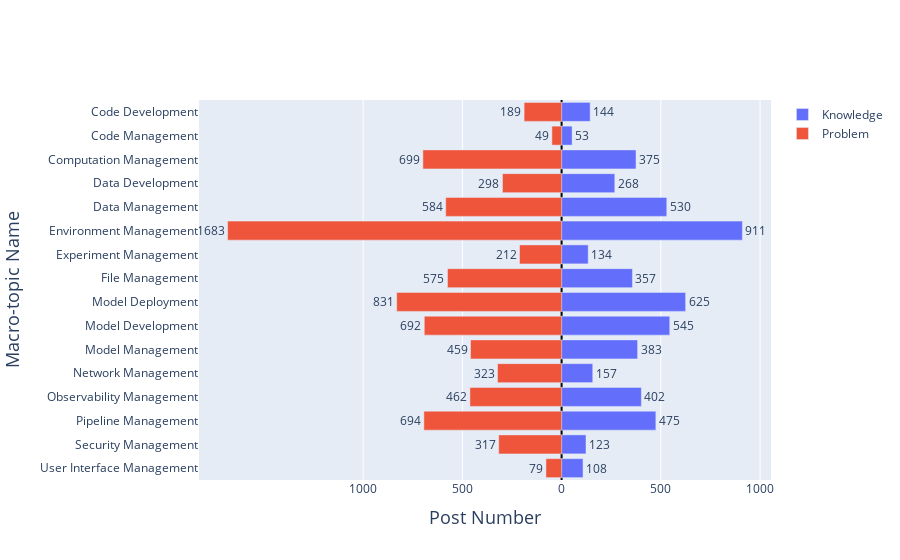

Write notebook code for a chart like this one.
### Code cell
import pandas as pd
import plotly.graph_objects as go
import os

df = pd.read_json(os.path.join(path_rq12, 'macro-topics.json'))

categories = []
frequency_p = []
frequency_k = []

for index, group in df.groupby('Challenge_topic_macro'):
    categories.append(macro_topic_indexing[index])
    frequency_p.append(-len(group[group['Challenge_type'] == 'problem']))  # Note the negative value
    frequency_k.append(len(group[group['Challenge_type'] == 'knowledge']))

fig = go.Figure(data=[
    go.Bar(name='Knowledge', y=categories, x=frequency_k, text=frequency_k, textposition='outside', orientation='h'),
    go.Bar(name='Problem', y=categories, x=frequency_p, text=[-val for val in frequency_p], textposition='outside', orientation='h'),  # Negative values for display
])

tick_values = list(range(-1000, 1800, 500))  # Example tick intervals
tick_text = [str(abs(val)) for val in tick_values]

fig.update_layout(
    barmode='relative',  # This will place bars next to each other
    yaxis_title="Macro-topic Name",
    xaxis_title="Post Number",
    yaxis=dict(autorange="reversed", title_font=dict(size=18)),
    xaxis=dict(title_font=dict(size=18), zeroline=True, zerolinewidth=2, zerolinecolor='Black', tickvals=tick_values, ticktext=tick_text)  # Adjust tickvals and ticktext
)

fig.show()
pio.full_figure_for_development(fig, warn=False)
fig.write_image(os.path.join(path_rq12, 'Macro-topics frequency histogram.pdf'), engine="kaleido")

### Figure 1 — Plotly figure (JSON) as saved in the notebook; plotly's stock layout.template omitted (floating-point values rounded to 4 significant figures)
{"data": [{"name": "Knowledge", "orientation": "h", "text": ["144", "53", "375", "268", "530", "911", "134", "357", "625", "545", "383", "157", "402", "475", "123", "108"], "textposition": "outside", "type": "bar", "x": [144, 53, 375, 268, 530, 911, 134, 357, 625, 545, 383, 157, 402, 475, 123, 108], "y": ["Code Development", "Code Management", "Computation Management", "Data Development", "Data Management", "Environment Management", "Experiment Management", "File Management", "Model Deployment", "Model Development", "Model Management", "Network Management", "Observability Management", "Pipeline Management", "Security Management", "User Interface Management"]}, {"name": "Problem", "orientation": "h", "text": ["189", "49", "699", "298", "584", "1683", "212", "575", "831", "692", "459", "323", "462", "694", "317", "79"], "textposition": "outside", "type": "bar", "x": [-189, -49, -699, -298, -584, -1683, -212, -575, -831, -692, -459, -323, -462, -694, -317, -79], "y": ["Code Development", "Code Management", "Computation Management", "Data Development", "Data Management", "Environment Management", "Experiment Management", "File Management", "Model Deployment", "Model Development", "Model Management", "Network Management", "Observability Management", "Pipeline Management", "Security Management", "User Interface Management"]}], "layout": {"barmode": "relative", "xaxis": {"ticktext": ["1000", "500", "0", "500", "1000", "1500"], "tickvals": [-1000, -500, 0, 500, 1000, 1500], "title": {"font": {"size": 18}, "text": "Post Number"}, "zeroline": true, "zerolinecolor": "Black", "zerolinewidth": 2}, "yaxis": {"autorange": "reversed", "title": {"font": {"size": 18}, "text": "Macro-topic Name"}}}}
